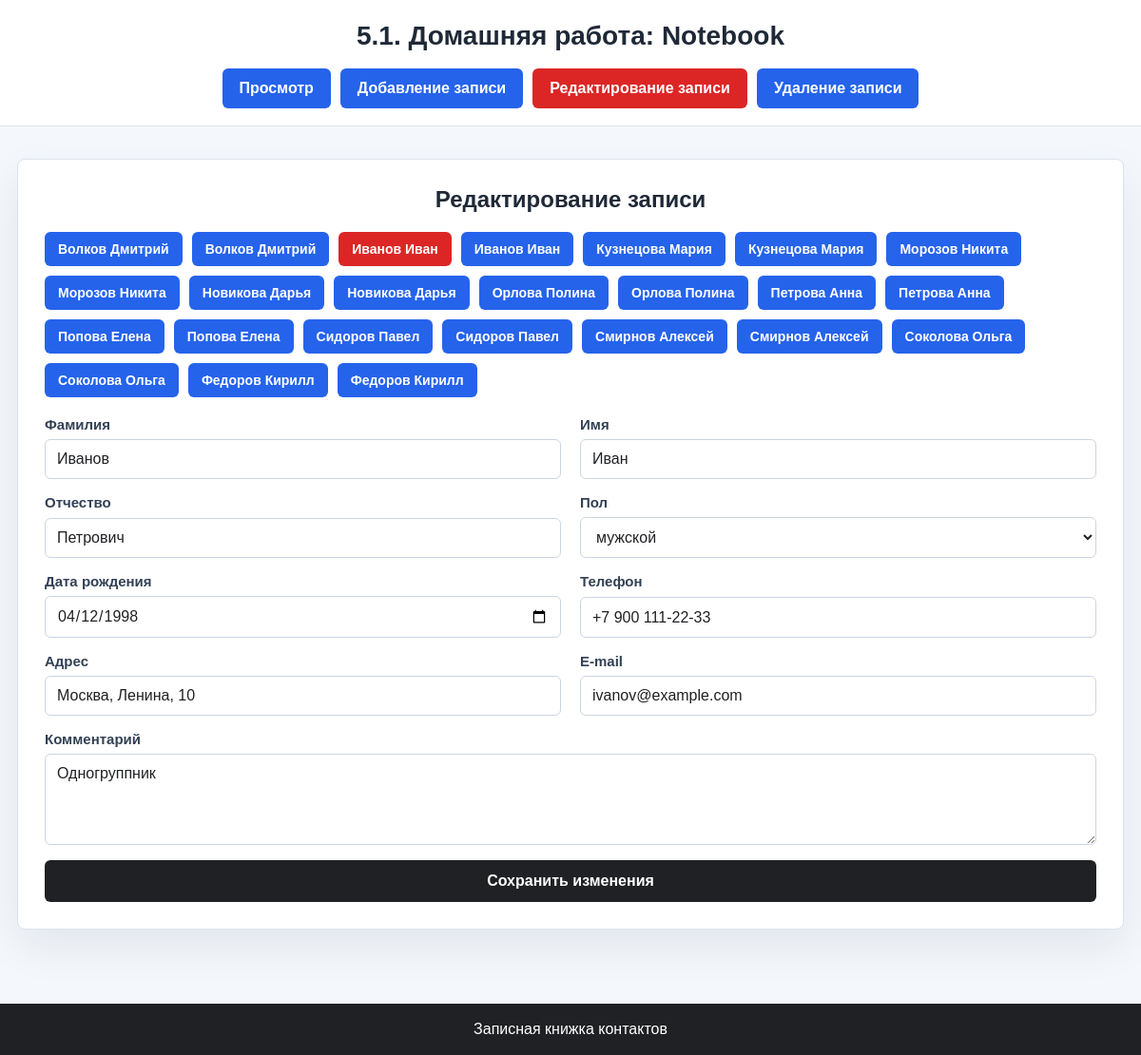
Screenshot of /index.php?page=edit&id=1 with the database file from the repository.
### tables this page shows
CREATE TABLE contacts (
            id INTEGER PRIMARY KEY AUTOINCREMENT,
            surname TEXT NOT NULL,
            name TEXT NOT NULL,
            patronymic TEXT NOT NULL DEFAULT "",
            gender TEXT NOT NULL,
            birth_date TEXT NOT NULL,
            phone TEXT NOT NULL,
            address TEXT NOT NULL,
            email TEXT NOT NULL,
            comment TEXT NOT NULL,
            created_at TEXT NOT NULL DEFAULT CURRENT_TIMESTAMP
        );

### edit.php (the view, shortened to what this page needs)
<?php
function editContent(): string
{
    $contacts = db()
        ->query('SELECT id, surname, name FROM contacts ORDER BY surname COLLATE NOCASE ASC, name COLLATE NOCASE ASC, id ASC')
        ->fetchAll();
    $ids = array_map(static fn (array $contact): int => (int) $contact['id'], $contacts);
    $currentId = (int) ($_GET['id'] ?? $ids[0]);
    $message = '';
    $statement = db()->prepare('SELECT * FROM contacts WHERE id = :id');
    $statement->execute([':id' => $currentId]);
    $currentContact = $statement->fetch();
    $links = '<div class="record-links">';
    foreach ($contacts as $contact) {
        $class = (int) $contact['id'] === $currentId ? ' class="current"' : '';
        $links .= '<a' . $class . ' href="index.php?page=edit&amp;id=' . (int) $contact['id'] . '">' . e($contact['surname'] . ' ' . $contact['name']) . '</a>';
    }
    $links .= '</div>';
    return '<section class="panel"><h2>Редактирование записи</h2>' . $links . $message . contactForm($currentContact, 'Сохранить изменения') . '</section>';
}

### index.php (shortened to what this page needs)
<?php
$title = '5.1. Домашняя работа: Notebook';
function db(): PDO
{
    static $pdo = null;
    if ($pdo instanceof PDO) {
        return $pdo;
    }
    $pdo = new PDO('sqlite:' . __DIR__ . '/notebook.sqlite');
    $pdo->setAttribute(PDO::ATTR_ERRMODE, PDO::ERRMODE_EXCEPTION);
    $pdo->setAttribute(PDO::ATTR_DEFAULT_FETCH_MODE, PDO::FETCH_ASSOC);
    $pdo->exec(
        'CREATE TABLE IF NOT EXISTS contacts (
            id INTEGER PRIMARY KEY AUTOINCREMENT,
            surname TEXT NOT NULL,
            name TEXT NOT NULL,
            patronymic TEXT NOT NULL DEFAULT "",
            gender TEXT NOT NULL,
            birth_date TEXT NOT NULL,
            phone TEXT NOT NULL,
            address TEXT NOT NULL,
            email TEXT NOT NULL,
            comment TEXT NOT NULL,
            created_at TEXT NOT NULL DEFAULT CURRENT_TIMESTAMP
        )'
    );
    $count = (int) $pdo->query('SELECT COUNT(*) FROM contacts')->fetchColumn();
    return $pdo;
}
function e(string $value): string
{
    return htmlspecialchars($value, ENT_QUOTES | ENT_SUBSTITUTE, 'UTF-8');
}
function currentPage(): string
{
    $allowed = ['view', 'add', 'edit', 'delete'];
    $page = isset($_GET['page']) ? (string) $_GET['page'] : 'view';
    return in_array($page, $allowed, true) ? $page : 'view';
}
function contactForm(array $contact, string $buttonText): string
{
    $gender = $contact['gender'] ?? '';
    return '<form class="contact-form" method="post">
        <label><span>Фамилия</span><input type="text" name="surname" value="' . e($contact['surname'] ?? '') . '" required></label>
        <label><span>Имя</span><input type="text" name="name" value="' . e($contact['name'] ?? '') . '" required></label>
        <label><span>Отчество</span><input type="text" name="patronymic" value="' . e($contact['patronymic'] ?? '') . '"></label>
        <label><span>Пол</span><select name="gender" required>
            <option value="">Выберите пол</option>
            <option value="мужской"' . ($gender === 'мужской' ? ' selected' : '') . '>мужской</option>
            <option value="женский"' . ($gender === 'женский' ? ' selected' : '') . '>женский</option>
        </select></label>
        <label><span>Дата рождения</span><input type="date" name="birth_date" value="' . e($contact['birth_date'] ?? '') . '" required></label>
        <label><span>Телефон</span><input type="text" name="phone" value="' . e($contact['phone'] ?? '') . '" required></label>
        <label><span>Адрес</span><input type="text" name="address" value="' . e($contact['address'] ?? '') . '" required></label>
        <label><span>E-mail</span><input type="email" name="email" value="' . e($contact['email'] ?? '') . '" required></label>
        <label class="wide"><span>Комментарий</span><textarea name="comment" rows="4">' . e($contact['comment'] ?? '') . '</textarea></label>
        <button class="form-btn" type="submit">' . e($buttonText) . '</button>
    </form>';
}
require_once __DIR__ . '/menu.php';
require_once __DIR__ . '/edit.php';
$page = currentPage();
$sort = isset($_GET['sort']) ? (string) $_GET['sort'] : 'created';
$paginationPage = max(1, (int) ($_GET['p'] ?? 1));
$content = match ($page) {
    'add' => addContent(),
    'edit' => editContent(),
    'delete' => deleteContent(),
    default => viewerContent($sort, $paginationPage),
};
?>
<!DOCTYPE html>
<html lang="ru">
<head>
    <link rel="stylesheet" href="style.css">
</head>
<body>
    <header class="page-header">
        <h1><?php echo e($title); ?></h1>
        <?php echo menu(); ?>
    </header>
    <main class="page-main">
        <?php echo $content; ?>
    </main>
    <footer class="page-footer">
        Записная книжка контактов
    </footer>
</body>
</html>

### style.css (style rules this page uses)
* { box-sizing: border-box; }
body { min-height: 100vh; margin: 0; display: flex; flex-direction: column; color: #1f2937; background: #f4f7fb; font-family: Arial, Helvetica, sans-serif; }
.page-header { padding: 22px 24px 18px; background: #ffffff; border-bottom: 1px solid #dce3ec; text-align: center; }
.page-header h1 { margin: 0 0 18px; font-size: 28px; }
.main-menu, .sort-menu, .record-links, .pagination { display: flex; justify-content: center; flex-wrap: wrap; gap: 10px; }
.main-menu a, .sort-menu a, .record-links a, .pagination a { display: inline-flex; align-items: center; justify-content: center; min-height: 40px; padding: 10px 16px; color: #ffffff; background: #2563eb; border: 2px solid transparent; border-radius: 6px; text-decoration: none; font-weight: 700; }
.main-menu a.active, .sort-menu a.active, .record-links a.current, .pagination a.active { background: #dc2626; }
.page-main { flex: 1; width: min(100%, 1200px); margin: 0 auto; padding: 34px 18px 78px; }
.panel { padding: 28px; background: #ffffff; border: 1px solid #dce3ec; border-radius: 8px; box-shadow: 0 18px 44px rgba(31, 42, 68, 0.08); }
.panel h2 { margin: 0 0 20px; text-align: center; }
.contact-form { display: grid; grid-template-columns: repeat(2, minmax(0, 1fr)); gap: 16px 20px; }
.contact-form label { display: grid; gap: 7px; }
.contact-form label.wide { grid-column: 1 / -1; }
.contact-form span { color: #334155; font-size: 15px; font-weight: 700; }
input, select, textarea { width: 100%; padding: 11px 12px; color: #202124; background: #ffffff; border: 1px solid #cbd5e1; border-radius: 6px; font: inherit; }
textarea { resize: vertical; }
.form-btn { grid-column: 1 / -1; min-height: 44px; padding: 12px 18px; color: #ffffff; background: #202124; border: 0; border-radius: 6px; font: 700 16px/1 Arial, Helvetica, sans-serif; cursor: pointer; }
.record-links { justify-content: flex-start; margin-bottom: 20px; }
.record-links a { min-height: 34px; padding: 8px 12px; font-size: 14px; }
.page-footer { padding: 18px; color: #ffffff; background: #202124; text-align: center; }

### rows the page displays
contacts: surname+name "Волков Дмитрий"
contacts: surname+name "Волков Дмитрий"
contacts: surname+name "Иванов Иван", surname "Иванов", name "Иван", patronymic "Петрович", gender "мужской", birth_date "04/12/1998", phone "+7 900 111-22-33", address "Москва, Ленина, 10", email "ivanov@example.com", comment "Одногруппник"
contacts: surname+name "Иванов Иван"
contacts: surname+name "Кузнецова Мария"
contacts: surname+name "Кузнецова Мария"
contacts: surname+name "Морозов Никита"
contacts: surname+name "Морозов Никита"
contacts: surname+name "Новикова Дарья"
contacts: surname+name "Новикова Дарья"
contacts: surname+name "Орлова Полина"
contacts: surname+name "Орлова Полина"
contacts: surname+name "Петрова Анна"
contacts: surname+name "Петрова Анна"
contacts: surname+name "Попова Елена"
contacts: surname+name "Попова Елена"
contacts: surname+name "Сидоров Павел"
contacts: surname+name "Сидоров Павел"
contacts: surname+name "Смирнов Алексей"
contacts: surname+name "Смирнов Алексей"
contacts: surname+name "Соколова Ольга"
contacts: surname+name "Соколова Ольга"
contacts: surname+name "Федоров Кирилл"
contacts: surname+name "Федоров Кирилл"

### other values shown
$title "5.1. Домашняя работа: Notebook"
$label "Просмотр"
$label "Добавление записи"
$label "Редактирование записи"
$label "Удаление записи"
$buttonText "Сохранить изменения"
